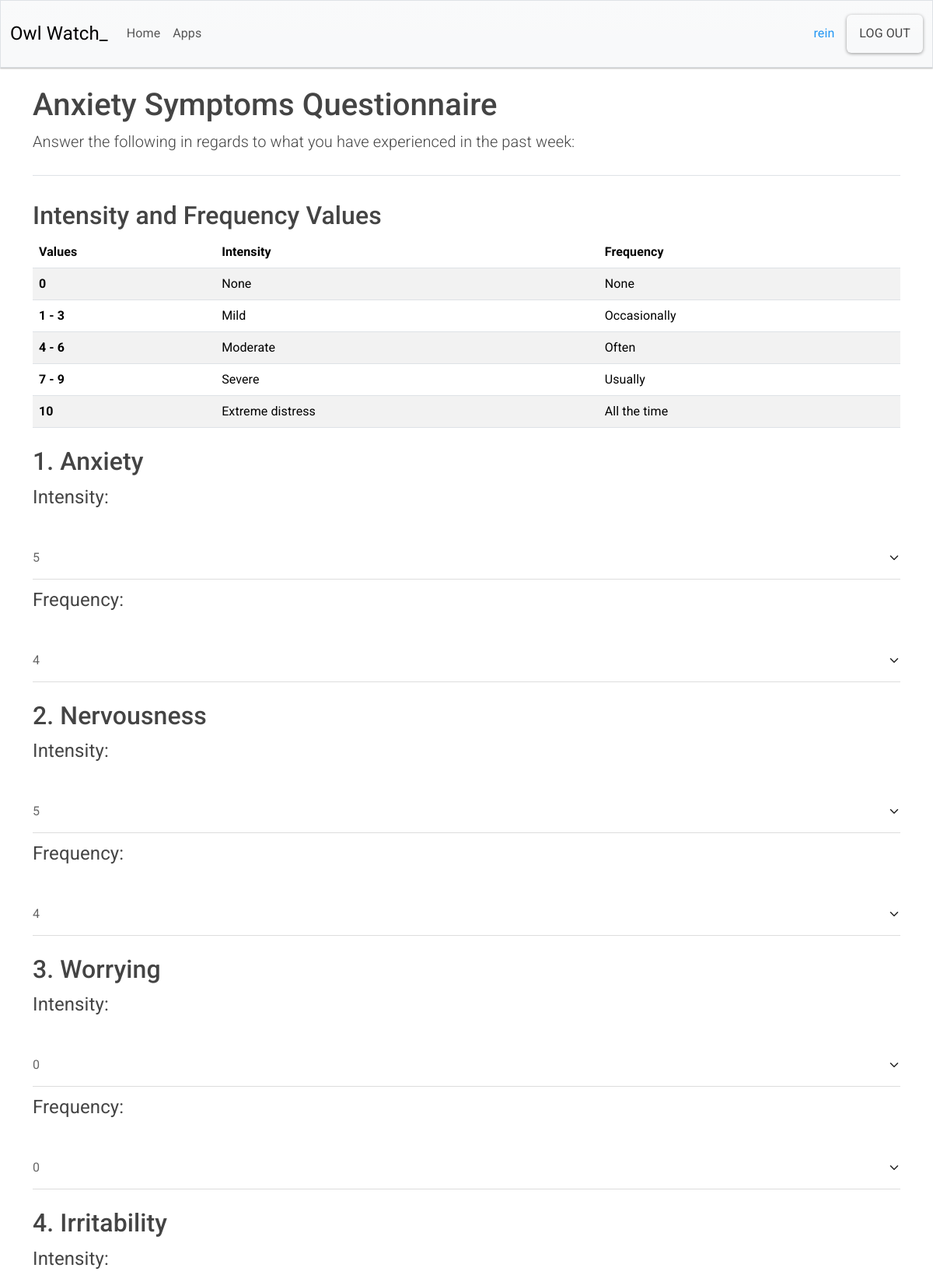
The app's page /test/1 (signed in, upper part), older data.
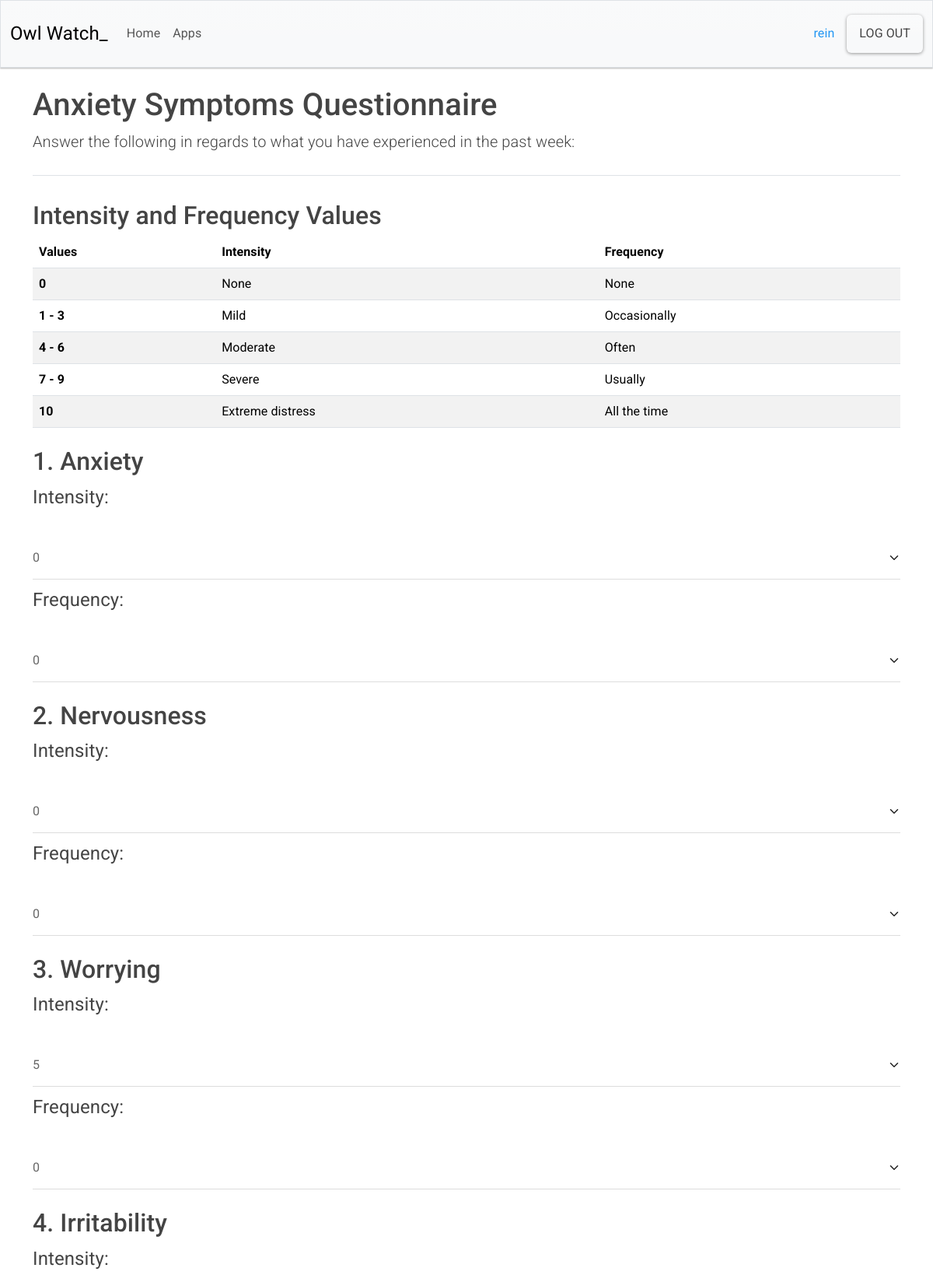
The same page, newer data.
### app_owlwatch/models.py (models this page shows)
class Questions(models.Model):
    owner = models.ForeignKey(User, on_delete=models.CASCADE)
    question1_intensity = models.IntegerField(
        default=0,
        choices=NUMBER_CHOICES,
        validators=[MinValueValidator(0), MaxValueValidator(10)],
    )
    question1_frequency = models.IntegerField(
        default=0,
        choices=NUMBER_CHOICES,
        validators=[MinValueValidator(0), MaxValueValidator(10)],
    )
    question2_intensity = models.IntegerField(
        default=0,
        choices=NUMBER_CHOICES,
        validators=[MinValueValidator(0), MaxValueValidator(10)],
    )
    question2_frequency = models.IntegerField(
        default=0,
        choices=NUMBER_CHOICES,
        validators=[MinValueValidator(0), MaxValueValidator(10)],
    )
    question3_intensity = models.IntegerField(
        default=0,
        choices=NUMBER_CHOICES,
        validators=[MinValueValidator(0), MaxValueValidator(10)],
    )
    question3_frequency = models.IntegerField(
        default=0,
        choices=NUMBER_CHOICES,
        validators=[MinValueValidator(0), MaxValueValidator(10)],
    )
    question4_intensity = models.IntegerField(
        default=0,
        choices=NUMBER_CHOICES,
        validators=[MinValueValidator(0), MaxValueValidator(10)],
    )
    question4_frequency = models.IntegerField(
        default=0,
        choices=NUMBER_CHOICES,
        validators=[MinValueValidator(0), MaxValueValidator(10)],
    )
    question5_intensity = models.IntegerField(
        default=0,
        choices=NUMBER_CHOICES,
        validators=[MinValueValidator(0), MaxValueValidator(10)],
    )
    question5_frequency = models.IntegerField(
        default=0,
        choices=NUMBER_CHOICES,
        validators=[MinValueValidator(0), MaxValueValidator(10)],
    )
    question6_intensity = models.IntegerField(
        default=0,
        choices=NUMBER_CHOICES,
        validators=[MinValueValidator(0), MaxValueValidator(10)],
    )
    question6_frequency = models.IntegerField(
        default=0,
        choices=NUMBER_CHOICES,
        validators=[MinValueValidator(0), MaxValueValidator(10)],
    )
    question7_intensity = models.IntegerField(
        default=0,
        choices=NUMBER_CHOICES,
        validators=[MinValueValidator(0), MaxValueValidator(10)],
    )
    question7_frequency = models.IntegerField(
        default=0,
        choices=NUMBER_CHOICES,
        validators=[MinValueValidator(0), MaxValueValidator(10)],
    )
    question8_intensity = models.IntegerField(
        default=0,
        choices=NUMBER_CHOICES,
        validators=[MinValueValidator(0), MaxValueValidator(10)],
    )
    question8_frequency = models.IntegerField(
        default=0,
        choices=NUMBER_CHOICES,
        validators=[MinValueValidator(0), MaxValueValidator(10)],
    )
    question9_intensity = models.IntegerField(
        default=0,
        choices=NUMBER_CHOICES,
        validators=[MinValueValidator(0), MaxValueValidator(10)],
    )
    question9_frequency = models.IntegerField(
        default=0,
        choices=NUMBER_CHOICES,
        validators=[MinValueValidator(0), MaxValueValidator(10)],
    )
    question10_intensity = models.IntegerField(
        default=0,
        choices=NUMBER_CHOICES,
        validators=[MinValueValidator(0), MaxValueValidator(10)],
    )
    question10_frequency = models.IntegerField(
        default=0,
        choices=NUMBER_CHOICES,
        validators=[MinValueValidator(0), MaxValueValidator(10)],
    )
    question11_intensity = models.IntegerField(
        default=0,
        choices=NUMBER_CHOICES,
        validators=[MinValueValidator(0), MaxValueValidator(10)],
    )
    question11_frequency = models.IntegerField(
        default=0,
        choices=NUMBER_CHOICES,
        validators=[MinValueValidator(0), MaxValueValidator(10)],
    )
    question12_intensity = models.IntegerField(
        default=0,
        choices=NUMBER_CHOICES,
        validators=[MinValueValidator(0), MaxValueValidator(10)],
    )
    question12_frequency = models.IntegerField(
        default=0,
        choices=NUMBER_CHOICES,
        validators=[MinValueValidator(0), MaxValueValidator(10)],
    )
    question13_intensity = models.IntegerField(
        default=0,
        choices=NUMBER_CHOICES,
        validators=[MinValueValidator(0), MaxValueValidator(10)],
    )
    question13_frequency = models.IntegerField(
        default=0,
        choices=NUMBER_CHOICES,
        validators=[MinValueValidator(0), MaxValueValidator(10)],
    )
    question14_intensity = models.IntegerField(
        default=0,
        choices=NUMBER_CHOICES,
        validators=[MinValueValidator(0), MaxValueValidator(10)],
    )
    question14_frequency = models.IntegerField(
        default=0,
        choices=NUMBER_CHOICES,
        validators=[MinValueValidator(0), MaxValueValidator(10)],
    )
    question15_intensity = models.IntegerField(
        default=0,
        choices=NUMBER_CHOICES,
        validators=[MinValueValidator(0), MaxValueValidator(10)],
    )
    question15_frequency = models.IntegerField(
        default=0,
        choices=NUMBER_CHOICES,
        validators=[MinValueValidator(0), MaxValueValidator(10)],
    )
    question16_intensity = models.IntegerField(
        default=0,
        choices=NUMBER_CHOICES,
        validators=[MinValueValidator(0), MaxValueValidator(10)],
    )
    question16_frequency = models.IntegerField(
        default=0,
        choices=NUMBER_CHOICES,
        validators=[MinValueValidator(0), MaxValueValidator(10)],
    )
    question17_intensity = models.IntegerField(
        default=0,
        choices=NUMBER_CHOICES,
        validators=[MinValueValidator(0), MaxValueValidator(10)],
    )
    question17_frequency = models.IntegerField(
        default=0,
        choices=NUMBER_CHOICES,
        validators=[MinValueValidator(0), MaxValueValidator(10)],
    )

### app_owlwatch/views.py (the view, shortened to what this page needs)
# urls.py: path("test/<int:user_id>", views.test_page, name="test_page"),
@login_required
def test_page(request, user_id):
    questions_record = Questions.objects.get(owner_id=user_id)
    if request.method != "POST":
        form = QuestionsForm(instance=questions_record)
    return render(request, "app_owlwatch/test.html", {"form": form, "user_id": user_id})

### app_owlwatch/templates/app_owlwatch/test.html (shortened to what this page needs)
{% extends 'app_owlwatch/base.html' %}
{% load django_bootstrap5 %}
{% block page_header %}
<h1>Anxiety Symptoms Questionnaire</h1>
<p class="lead">Answer the following in regards to what you have experienced in the
    past week:</p>
{% endblock page_header %}
{% block content %}
<h2>Intensity and Frequency Values</h2>
<table class="table table-striped">
    <thead>
        <th class="col">Values</th>
        <th class="col">Intensity</th>
        <th class="col">Frequency</th>
    </thead>
    <tbody>
        <tr>
            <th scope="row">0</td>
            <td>None</td>
            <td>None</td>
        </tr>
        <tr>
            <th scope="row">1 - 3</td>
            <td>Mild</td>
            <td>Occasionally</td>
        </tr>
        <tr>
            <th scope="row">4 - 6</td>
            <td>Moderate</td>
            <td>Often</td>
        </tr>
        <tr>
            <th scope="row">7 - 9</td>
            <td>Severe</td>
            <td>Usually</td>
        </tr>
        <tr>
            <th scope="row">10</td>
            <td>Extreme distress</td>
            <td>All the time</td>
        </tr>
    </tbody>
</table>
<form action="{% url 'app_owlwatch:test_page' user_id=user_id %}" method="POST">
    <div class="my-4">
        <h2 class="my-2">1. Anxiety</h2>
        <div class="d-flex flex-column gap-2">
            <p class="fs-4">{{ form.question1_intensity.label_tag }}</p>
            {{ form.question1_intensity }}
            <p class="fs-4">{{ form.question1_frequency.label_tag }}</p>
            {{ form.question1_frequency }}
        </div>
    </div>
    <div class="my-4">
        <h2 class="my-2">2. Nervousness</h2>
        <div class="d-flex flex-column gap-2">
            <p class="fs-4">{{ form.question2_intensity.label_tag }}</p>
            {{ form.question2_intensity }}
            <p class="fs-4">{{ form.question2_frequency.label_tag }}</p>
            {{ form.question2_frequency }}
        </div>
    </div>
    <div class="my-4">
        <h2 class="my-2">3. Worrying</h2>
        <div class="d-flex flex-column gap-2">
            <p class="fs-4">{{ form.question3_intensity.label_tag }}</p>
            {{ form.question3_intensity }}
            <p class="fs-4">{{ form.question3_frequency.label_tag }}</p>
            {{ form.question3_frequency }}
        </div>
    </div>
    <div class="my-4">
        <h2 class="my-2">4. Irritability</h2>
        <div class="d-flex flex-column gap-2">
            <p class="fs-4">{{ form.question4_intensity.label_tag }}</p>
        </div>
    </div>
</form>
{% endblock content %}

### app_owlwatch/templates/app_owlwatch/base.html (shortened to what this page needs)
{% load static %}
<!DOCTYPE html>
<html lang="en">
<head>
    {% load django_bootstrap5 %}
    {% bootstrap_css %}
    <link rel="stylesheet" type="text/css" href="{% static 'css/bootstrap.css' %}">
</head>
<body>
    <nav class="navbar navbar-expand-md navbar-light bg-light mb-4 border">
        <div class="container-fluid">
            <a class="navbar-brand" href="{% url 'app_owlwatch:index' %}">Owl Watch_</a>
            <div class="collapse navbar-collapse" id="navbarCollapse">
                <ul class="navbar-nav me-auto mb-2 mb-md-0">
                    <li class="nav-item">
                        <a class="nav-link" href="{% url 'app_owlwatch:index' %}">Home</a>
                    </li>
                    <li class="nav-item">
                        <a class="nav-link" href="{% url 'app_owlwatch:apps_page' %}">Apps</a>
                    </li>
                </ul>
                <ul class="navbar-nav ms-auto mb-2 mb-md-0">
                    {% if user.is_authenticated %}
                    <li class="nav-item me-2">
                        <span class="navbar-text me-2 text-primary">{{ user.username }}</span>
                    </li>
                    {% endif %}
                </ul>
                {% if user.is_authenticated %}
                <form action="{% url 'accounts:logout' %}" method="POST">
                    <button type="submit" class="btn btn-outline-seconday btn-md">
                        Log out</button>
                </form>
                {% endif %}
            </div>
        </div>
    </nav>
    <main class="container">
        <div class="pb-2 mb-2 border-bottom">
            {% block page_header %}
            {% endblock page_header %}
        </div>
        <div class="py-4">
            {% block content %}
            {% endblock content %}
        </div>
    </main>
</body>
</html>

Row changes from the older to the newer data that the page shows:
changed Questions: question1_intensity "5" → "0"; question1_frequency "4" → "0"; question2_intensity "5" → "0"; question2_frequency "4" → "0"; question3_intensity "0" → "5"
